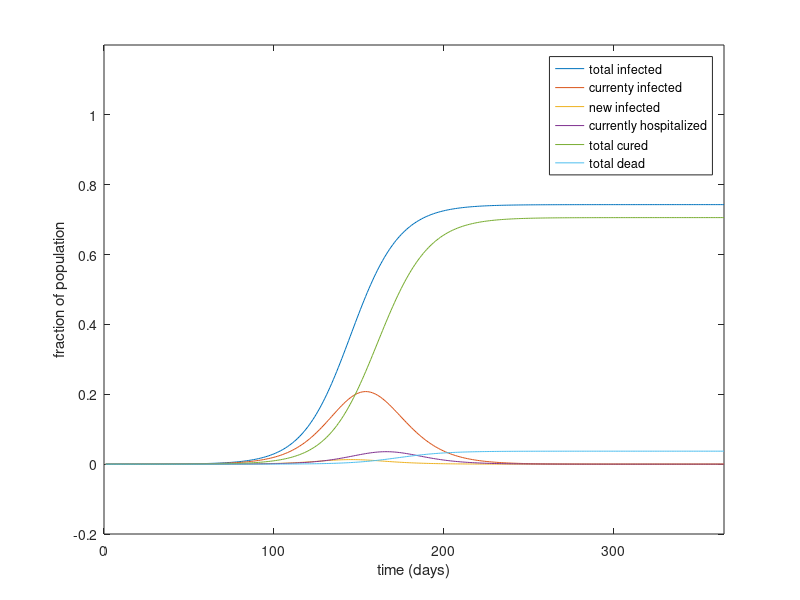

Source code (MATLAB):
% Epidemic model based on SIR method 
clear all; clc; close all
T=365; % time length of simulation, days
N=1000000; % total population
ncontact=1.8; %no of persons each infected person comes in contact with in a day
x0=10; % initial infected number
rinf=.1; % probability that an infected person can infect a susceptible person he/she comes in contact with
rcurehome=0.8; % fraction of those infected who get cured at home (rest need hospitalization)
rdeath=0.25; %fraction of those hospitalized who die
quarantined=0.4; % fraction of population in social distancing
illtime=14; %days to get cured at home from getting infection
hosptime=illtime; % days from getting infected to get hospitalized if not cured
deathtime=14; % days to die or getting discharged after getting hospitalized

t=1;
x(t)=x0; xcurr(t)=x0; xnew(t)=0; xsus(t)=N-x0;
xcuredhome(t)=0; xnewcuredhome(t)=0;
xcured(t)=0; xnewcured(t)=0;
xhosp(t)=0; xnewhosp(t)=0; xcurrhosp(t)=0; 
xdead(t)=0; xnewdead(t)=0;
xdischarged(t)=0;xnewdischarged(t)=0;

time(t)=t;
for t=2:T
    if(t<=illtime)
        xnewcuredhome(t)=xnewcuredhome(t-1);
        xnewhosp(t)=xnewhosp(t-1);
    else
        xnewcuredhome(t)=rcurehome*xnew(t-illtime);% cured at home on day t
        xnewhosp(t)=(1-rcurehome)*xnew(t-illtime); % sent to hospital on day t
    end
    
    if(t<=hosptime+deathtime)
        xnewdead(t)=xnewdead(t-1);
        xnewdischarged(t)=xnewdischarged(t-1);
    else
        xnewdead(t)=rdeath*xnewhosp(t-deathtime); % died on day t
        xnewdischarged(t)=(1-rdeath)*xnewhosp(t-deathtime); %discharnged on day t        
    end
    
     xcuredhome(t)=xcuredhome(t-1)+xnewcuredhome(t);
     xhosp(t)=xhosp(t-1)+xnewhosp(t);
     xdischarged(t)=xdischarged(t-1)+xnewdischarged(t);
     xdead(t)=xdead(t-1)+xnewdead(t);
     xcurrhosp(t)=xhosp(t)-xdischarged(t)-xdead(t);
     
     xcured(t)= xcuredhome(t)+xdischarged(t); % total cured on day t
    
    xnew(t)=rinf*xcurr(t-1)*(1-quarantined)*ncontact*(xsus(t-1)/N); % newly infected on day t
    x(t)=x(t-1)+xnew(t); % total infected
    xsus(t)=N-x(t); % susceptible on day t
    xcurr(t)=x(t)-xcured(t)-xdead(t); % currently infected on day t
    time(t)=t;
end

plot(time,x/N)
hold on
plot(time,xcurr/N)
hold on
plot(time, xnew/N)
hold on
plot(time,xcurrhosp/N)
hold on
plot(time, xcured/N)
hold on
plot(time,xdead/N)
legend('total infected','currenty infected','new infected','currently hospitalized','total cured','total dead')
xlabel('time (days)'); ylabel('fraction of population')
axis([0,T,-.2 1.2])